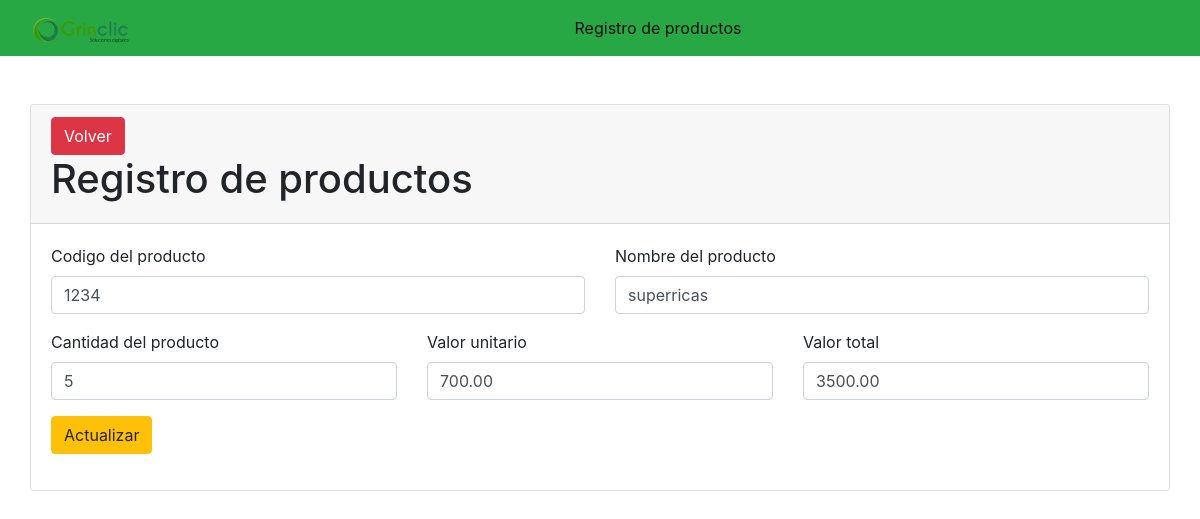
Page /?controller=product&method=edit&id=2 on the committed database.
### tables this page shows
CREATE TABLE `productos` (
  `id` int(11) NOT NULL,
  `codigo` varchar(45) NOT NULL,
  `producto` tinytext NOT NULL,
  `stock` int(11) NOT NULL,
  `valor_unidad` decimal(16,2) NOT NULL,
  `valor_total` decimal(16,2) NOT NULL,
  `fecha_registro` datetime NOT NULL
);

### Models/Product.php (called while the page is built, shortened)
<?php
class Product
{
	private $pdo;
	public function __construct()
	{
		try {
			$this->pdo = new Conexion;
		} catch (PDOException $e) {
			die($e->getMessage());
		}
	}
	public function getById($id)
	{
		try {
			$strSql = "SELECT * FROM productos WHERE id = :id";
			$array = ['id' => $id];
			$query = $this->pdo->select($strSql, $array);
			return $query;
		} catch (PDOException $e) {
			die($e->getMessage());
		}
	}
}

### Providers/database.php (called while the page is built, shortened)
<?php
class Conexion extends PDO
{
	public function select($strSql, $arrayData = array(), $fetchMode = PDO::FETCH_OBJ)
	{
		$query = $this->prepare($strSql);
		foreach($arrayData as $key => $value)
			$query->bindParam(":$key",$value);
		if (!$query->execute()) {
			echo "Error, la consulta no se realizo";
		}else{
			return $query->fetchAll($fetchMode);
		}
	}
}

### Views/Products/edit.php (the view, shortened to what this page needs)
<main class="container">
	<section class="row mt-5">
		<div class="card m-100 m-auto w-100">
			<div class="card-header justify-content-center">
				<a href="?controller=product" class="btn btn-danger">Volver</a>
				<h1>Registro de productos</h1>
			</div>
			<div class="card-body w-100">
				<form action="?controller=product&method=update" method="POST">
					<div class="row">
						<div class="col-lg-6 form-group">
							<label>Codigo del producto</label>
							<input type="number" name="codigo" id="codigo" class="form-control" placeholder="Ingrese codigo del producto" value="<?php echo $data[0]->codigo?>">
						</div>
						<div class="col-lg-6 form-group">
							<label>Nombre del producto</label>
							<input type="text" name="producto" id="producto" class="form-control" placeholder="Ingrese el nombre del producto" value="<?php echo $data[0]->producto?>">
						</div>
					</div>
					<div class="row">
						<div class="col-lg-4 form-group">
							<label>Cantidad del producto</label>
							<input type="number" name="stock" id="stock" class="form-control" placeholder="Ingrese cantidad del producto" value="<?php echo $data[0]->stock?>">
						</div>
						<div class="col-lg-4 form-group">
							<label>Valor unitario</label>
							<input type="number" name="valor_unidad" id="valor_unidad" class="form-control" placeholder="Ingrese el valor unitario del producto" value="<?php echo $data[0]->valor_unidad?>">
						</div>
						<div class="col-lg-4 form-group">
							<label>Valor total</label>
							<input type="number" name="valor_total" id="valor_total" class="form-control" value="<?php echo $data[0]->valor_total?>">
						</div>
					</div>
					<div class="form-group">
						<button type="submit" class="btn btn-warning">Actualizar</button>
					</div>
				</form>
			</div>
		</div>
	</section>
</main>

### rows in the picture
productos: codigo "1234", producto "superricas", stock "5", valor_unidad "700.00", valor_total "3500.00"
